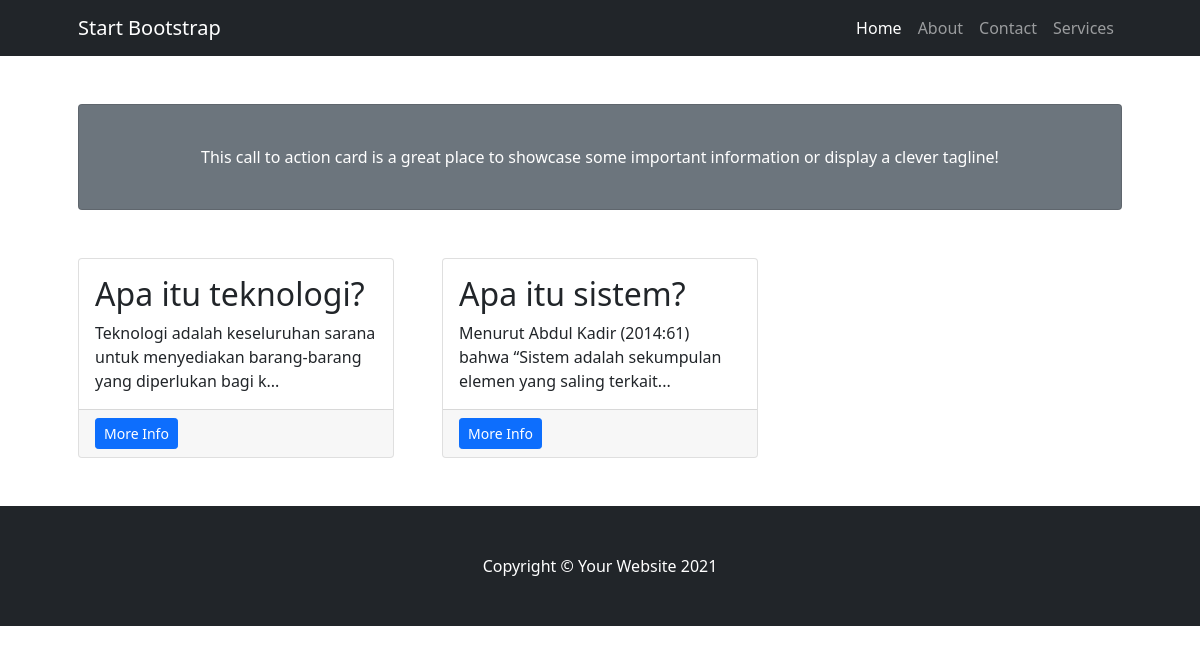
The page /app/union/index.php on the database its author committed.
### tables this page shows
CREATE TABLE `artikel` (
  `id` int(11) NOT NULL,
  `judul` varchar(250) NOT NULL,
  `isi` varchar(500) NOT NULL,
  `created_at` timestamp NOT NULL DEFAULT current_timestamp()
);

### app/union/index.php (the view, shortened to what this page needs)
<!DOCTYPE html>
<html lang="en">
    <head>
        <link href="css/styles.css" rel="stylesheet" />
    </head>
    <body>
        <nav class="navbar navbar-expand-lg navbar-dark bg-dark">
            <div class="container px-5">
                <a class="navbar-brand" href="#!">Start Bootstrap</a>
                <div class="collapse navbar-collapse" id="navbarSupportedContent">
                    <ul class="navbar-nav ms-auto mb-2 mb-lg-0">
                        <li class="nav-item"><a class="nav-link active" aria-current="page" href="#!">Home</a></li>
                        <li class="nav-item"><a class="nav-link" href="#!">About</a></li>
                        <li class="nav-item"><a class="nav-link" href="#!">Contact</a></li>
                        <li class="nav-item"><a class="nav-link" href="#!">Services</a></li>
                    </ul>
                </div>
            </div>
        </nav>
        <div class="container px-4 px-lg-5">
            <div class="card text-white bg-secondary my-5 py-4 text-center">
                <div class="card-body"><p class="text-white m-0">This call to action card is a great place to showcase some important information or display a clever tagline!</p></div>
            </div>
            <div class="row gx-4 gx-lg-5">
				<?php
				include 'config.php';
				$select = mysqli_query($conn, "SELECT id, judul, isi, created_at FROM artikel") or die(mysql_error($conn));
				while($ar = mysqli_fetch_array($select)){?>
					<div class="col-md-4 mb-5">
						<div class="card h-100">
							<div class="card-body">
								<h2 class="card-title"><?= $ar['judul'] ?></h2>
								<p class="card-text"><?= substr($ar['isi'],0,90) ?>...</p>
							</div>
							<div class="card-footer"><a class="btn btn-primary btn-sm" href="artikel.php?id=<?=$ar['id']?>">More Info</a></div>
						</div>
					</div>
				<?php
				}
				?>
            </div>
        </div>
        <footer class="py-5 bg-dark">
            <div class="container px-4 px-lg-5"><p class="m-0 text-center text-white">Copyright &copy; Your Website 2021</p></div>
        </footer>
    </body>
</html>

### rows shown on the page
artikel: judul "Apa itu teknologi?", isi "Teknologi adalah keseluruhan sarana untuk menyediakan barang-barang yang diperlukan bagi k"
artikel: judul "Apa itu sistem?", isi "Menurut Abdul Kadir (2014:61) bahwa “Sistem adalah sekumpulan elemen yang saling terkait"
